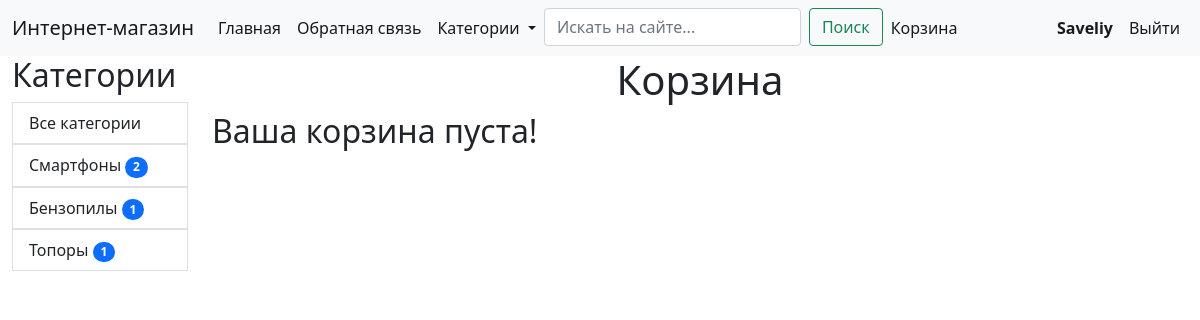
The app's page /cart/ (signed in) with its own data.
### main/models.py (models this page shows, shortened)
class Category(models.Model):
    name = models.CharField(max_length=255, verbose_name='Имя категории')
    slug = models.SlugField(verbose_name='Slug категории')
    content_type = models.ForeignKey(ContentType, on_delete=models.CASCADE)
    def get_absolute_url(self):
        return reverse('categories', kwargs={'slug': self.slug})

### main/views.py (the view)
# urls.py: path('cart/', views.get_cart, name='cart'),
def get_cart(request):
    if not request.user.is_authenticated:
        return redirect('login')
    cart = Cart.objects.filter(customer__user=request.user, on_order=False).last()
    if not cart:
        cart = Cart.objects.create(customer=Customer.objects.get(user=request.user), on_order=False)
    context = {'title': 'Корзина', 'cart': cart}
    if request.method == 'POST':
        for product in context['cart'].products.all():
            if product.product.slug in request.POST:
                value = int(request.POST.get(product.product.slug))
                if value <= 0:
                    product.delete()
                else:
                    product.value = value
                    product.cost = product.product.price * value
                    product.save()
        context['cart'].cost = find_sum(context['cart'].products.all())
        context['cart'].save()
        return redirect('cart')
    else:
        return render(request, 'main/cart.html', context)

### main/templatetags/main_tags.py (called while the page is built)
@register.simple_tag()
def categories():
    cats = Category.objects.all().annotate(amount=Count('product'))
    return cats

### main/templates/main/cart.html
{% extends 'main/base.html' %}
{% block content %}
<div class="col-md-10">
    <h1 class="text-center">Корзина</h1>
    {% if cart.cost > 0 %}
    <h2 class="text-center">Общая стоимость: {{cart.cost}} рублей!</h2>
    <table class="table">
        <thead>
        <tr>
            <th scope="col">#</th>
            <th scope="col">Наименование</th>
            <th scope="col">Миниатюра</th>
            <th scope="col">Количество</th>
            <th scope="col">Стоимость</th>
        </tr>
        </thead>
        <tbody>
        {% for product in cart.products.all %}
        <tr>
            <th scope="row">{{forloop.counter}}</th>
            <td><a href="{{ product.product.get_absolute_url }}" class="clear_link">{{product.product.name}}</a>
            </td>
            <td><img src="{{product.product.photo.url}}" alt="..." class="mini-photo"></td>
            <td>
                <form method="post">
                    {% csrf_token %}
                    <input type="number" name='{{product.product.slug}}' value="{{product.value}}">
                </form>
            </td>
            <td>{{product.cost}} руб.</td>
        </tr>
        {% endfor %}
        </tbody>
    </table>
    <a href="{% url 'order' %}" class="btn btn-secondary">Оформить заказ</a>
    {% else %}
    <h2>Ваша корзина пуста!</h2>
    {% endif %}
</div>
{% endblock %}

### main/templates/main/base.html (shortened to what this page needs)
{% load static %}
{% load main_tags %}
<!doctype html>
<html lang="en">
<head>
    <link href="https://cdn.jsdelivr.net/npm/bootstrap@5.1.3/dist/css/bootstrap.min.css" rel="stylesheet"
>
    <link rel="stylesheet" href="{% static 'main/css/main.css' %}">
</head>
<body>
<nav class="navbar navbar-expand-lg navbar-light bg-light">
    <div class="container-fluid">
        <a class="navbar-brand" href="{% url 'main' %}">Интернет-магазин</a>
        <div class="collapse navbar-collapse" id="navbarSupportedContent">
            <ul class="navbar-nav me-auto mb-2 mb-lg-0">
                <li class="nav-item">
                    <a class="nav-link active" aria-current="page" href="{% url 'main' %}">Главная</a>
                </li>
                <li class="nav-item">
                    <a class="nav-link active" href="{% url 'feedback' %}">Обратная связь</a>
                </li>
                <li class="nav-item dropdown">
                    <a class="nav-link dropdown-toggle active" href="#" id="navbarDropdown" role="button"
                       data-bs-toggle="dropdown" aria-expanded="false">
                        Категории
                    </a>
                        {% categories as cats %}
                </li>
                <li class="nav-item">
                    <form class="d-flex" method="get" action="{% url 'search' %}">
                        <input class="form-control me-2" name="search" type="search" placeholder="Искать на сайте..."
                               aria-label="Search" autocomplete="off">
                        <button class="btn btn-outline-success" type="submit">Поиск</button>
                    </form>
                </li>
                <li class="nav-item">
                    <a class="nav-link active" href="{% url 'cart' %}"> Корзина
                    </a>
                </li>
            </ul>
            <div class="d-flex">
                {% if not user.is_authenticated %}
                <ul class="navbar-nav me-auto mb-2 mb-lg-0">
                    <li class="nav-item">
                        <a class="nav-link active" aria-current="page" href="{% url 'login' %}">Войти</a>
                    </li>
                    <li class="nav-item">
                        <a class="nav-link active">|</a>
                    </li>
                    <li class="nav-item">
                        <a class="nav-link active" aria-current="page" href="{% url 'register' %}">Регистрация</a>
                    </li>
                </ul>
                {% else %}
                <ul class="navbar-nav me-auto mb-2 mb-lg-0">
                    <li class="nav-item">
                        <a class="nav-link active" style="font-weight: bolder">{{user.username}}</a>
                    </li>
                    <li class="nav-item">
                        <a class="nav-link active" aria-current="page" href="{% url 'logout' %}">Выйти</a>
                    </li>
                </ul>
                {% endif %}
            </div>
        </div>
    </div>
</nav>
<div class="container-fluid">
    <div class="row">
        <div class="col-md-2">
            <h2>Категории</h2>
            <ul class="list-group mt-2">
                <li><a href="{% url 'main' %}" class="list-group-item">Все категории</a>
                </li>
                {% for cat in cats %}
                <li><a href="{{cat.get_absolute_url}}" class="list-group-item">{{cat.name}} <span
                        class="badge bg-primary rounded-pill">{{cat.amount}}</span></a>
                </li>
                {% endfor %}
            </ul>
        </div>
        {% block content %}{% endblock %}
    </div>
</div>
</body>
</html>

### records on screen
Category: name "Смартфоны", amount "2"
Category: name "Бензопилы", amount "1"
Category: name "Топоры", amount "1"

### other values on screen
{{ user.username }} "Saveliy"
